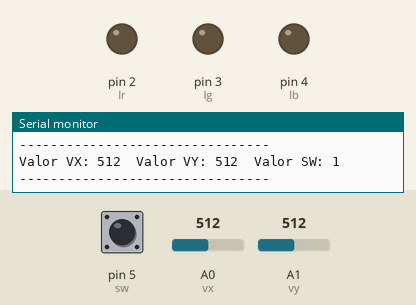
Simulated run of this sketch. Board: Arduino Uno, built with avr-gcc and run on an emulated ATmega328P. Shown: output pins drawn as LEDs (lit = HIGH), the last lines printed to the serial monitor. The inputs (shaded band) are chosen by the test bench; at power-on: A0 (vx) = 512, pin 5 (sw) HIGH, A1 (vy) = 512.

Above: at 1.3 s.
1.4 s: A0 (vx) set to 788
3.2 s: A0 (vx) set to 815
At 5.1 s:
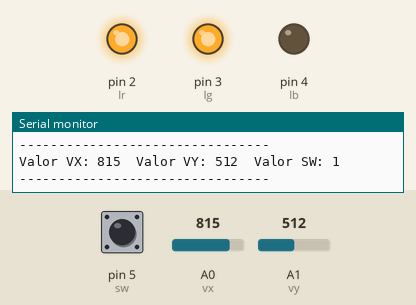
5.5 s: A0 (vx) set to 20
At 6.9 s:
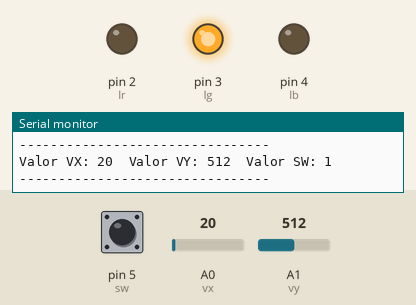
7.6 s: A0 (vx) set to 26
9.3 s: A0 (vx) set to 33
At 11.4 s:
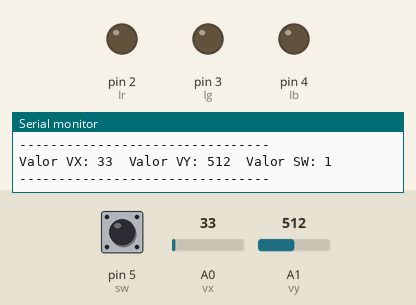
11.7 s: A0 (vx) set to 0
At 13.3 s:
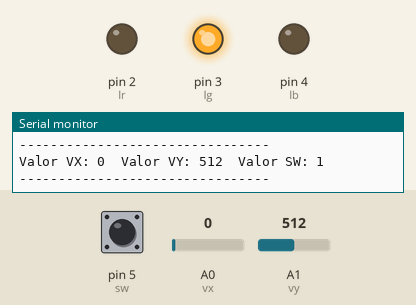
Timing chart, 0 to 14.7 s (numbered marks = the images above; inputs shaded):
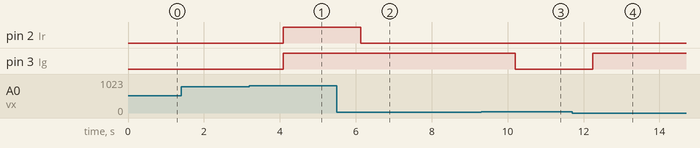

Measured:
- the behaviour switches between 800 and 801 on A0 (vx) (found by bisection; images 0 and 1)
- the behaviour switches between 29 and 30 on A0 (vx) (found by bisection; images 2 and 3)
- after the input at 3.2 s, pin 2 (lr), pin 3 (lg): LOW → HIGH after 0.89 s
- after the input at 5.5 s, pin 2 (lr): HIGH → LOW after 0.63 s
- after the input at 9.3 s, pin 3 (lg): HIGH → LOW after 0.90 s
- after the input at 11.7 s, pin 3 (lg): LOW → HIGH after 0.54 s

The sketch:

ler_dados_joystick.ino
```cpp
#define vx A0
#define vy A1
#define sw 5
#define lr 2
#define lg 3
#define lb 4

void setup() {
  // Etapa 1: Ler Dados do JoyStick
  Serial.begin(9600);
  pinMode(vx, INPUT);
  pinMode(vy, INPUT);
  pinMode(sw, INPUT);

  //Etapa 2: Controlar RGB com JoyStick
  pinMode(lr, OUTPUT);
  pinMode(lg, OUTPUT);
  pinMode(lb, OUTPUT);

}

void loop() {
  // Etapa 01
  int valorX = analogRead(vx);
  int valorY = analogRead(vy);
  int valorSW = digitalRead(sw);

  Serial.print("Valor VX: ");
  Serial.print(valorX);
  Serial.print("\t");
  Serial.print("Valor VY: ");
  Serial.print(valorY);
  Serial.print("\t");
  Serial.print("Valor SW: ");
  Serial.print(valorSW);
  Serial.println("");
  Serial.println("--------------------------------");
  delay(500);

  //Etapa 02:
  if(valorY < 30){
    digitalWrite(lr, 1);
    digitalWrite(lg, 0);
    digitalWrite(lb, 0);
  }else if(valorY > 800){
    digitalWrite(lr, 0);
    digitalWrite(lg, 0);
    digitalWrite(lb, 1);
  }else{
    digitalWrite(lr, 0);
    digitalWrite(lg, 0);
    digitalWrite(lb, 0);
  }

  if(valorX < 30){
    digitalWrite(lr, 0);
    digitalWrite(lg, 1);
    digitalWrite(lb, 0);
  }else if(valorX > 800){
    digitalWrite(lr, 1);
    digitalWrite(lg, 1);
    digitalWrite(lb, 0);
  }else{
    digitalWrite(lr, 0);
    digitalWrite(lg, 0);
    digitalWrite(lb, 0);
  }

  if(valorSW == 0){
    digitalWrite(13, 0);
  }else{
    digitalWrite(13, 1);
  }

}
```
